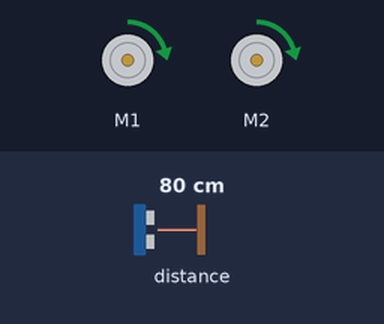
A program run on a simulated BBC micro:bit (MakeCode). Shown: 2 × DC motor (green arrow = forward, orange = backward, longer = faster). The inputs (shaded band) are chosen by the test bench; at power-on: distance to the obstacle 80 cm.

Above: at 1.2 s.
1.3 s: distance to the obstacle set to 11 cm
2.8 s: distance to the obstacle set to 8 cm
At 4.0 s:
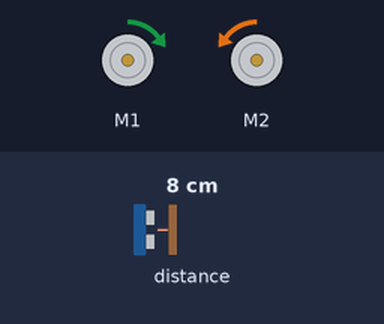
4.3 s: distance to the obstacle set to 18 cm
At 5.3 s:
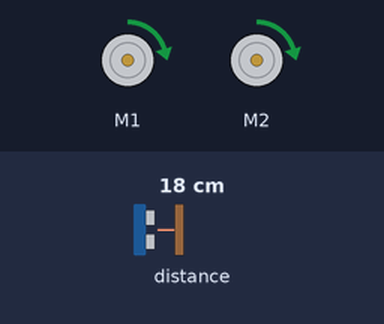
5.8 s: distance to the obstacle set to 2 cm
At 6.4 s:
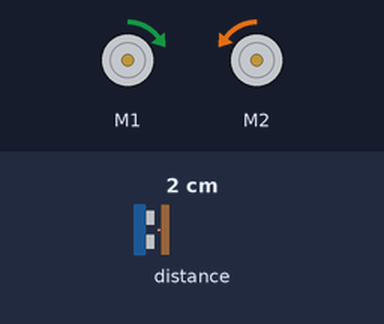
Timing chart, 0 to 8.3 s (numbered marks = the images above; inputs shaded):
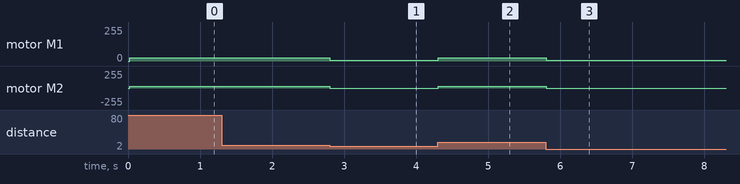

The program:

main.ts
```typescript
let distancia = 0
basic.forever(function () {
    distancia = maqueen.Ultrasonic(PingUnit.Centimeters)
    if (distancia > 0 && distancia < 10) {
        maqueen.motorRun(maqueen.Motors.M1, maqueen.Dir.CW, 5)
        maqueen.motorRun(maqueen.Motors.M2, maqueen.Dir.CCW, 5)
    } else {
        maqueen.motorRun(maqueen.Motors.All, maqueen.Dir.CW, 25)
    }
})
```

test.ts
```typescript
// aquí va el archivo "tests"; esto no se compilará cuando este paquete se utilice como una extensión.
```

Measured:
- after the input at 1.3 s, every drawn part: stays the same
- after the input at 2.8 s, motor M1: forward 25/255 → forward 5/255 at once; motor M2: forward 25/255 → backward 5/255 at once
- after the input at 4.3 s, motor M1: forward 5/255 → forward 25/255 at once; motor M2: backward 5/255 → forward 25/255 at once
- after the input at 5.8 s, motor M1: forward 25/255 → forward 5/255 at once; motor M2: forward 25/255 → backward 5/255 at once
